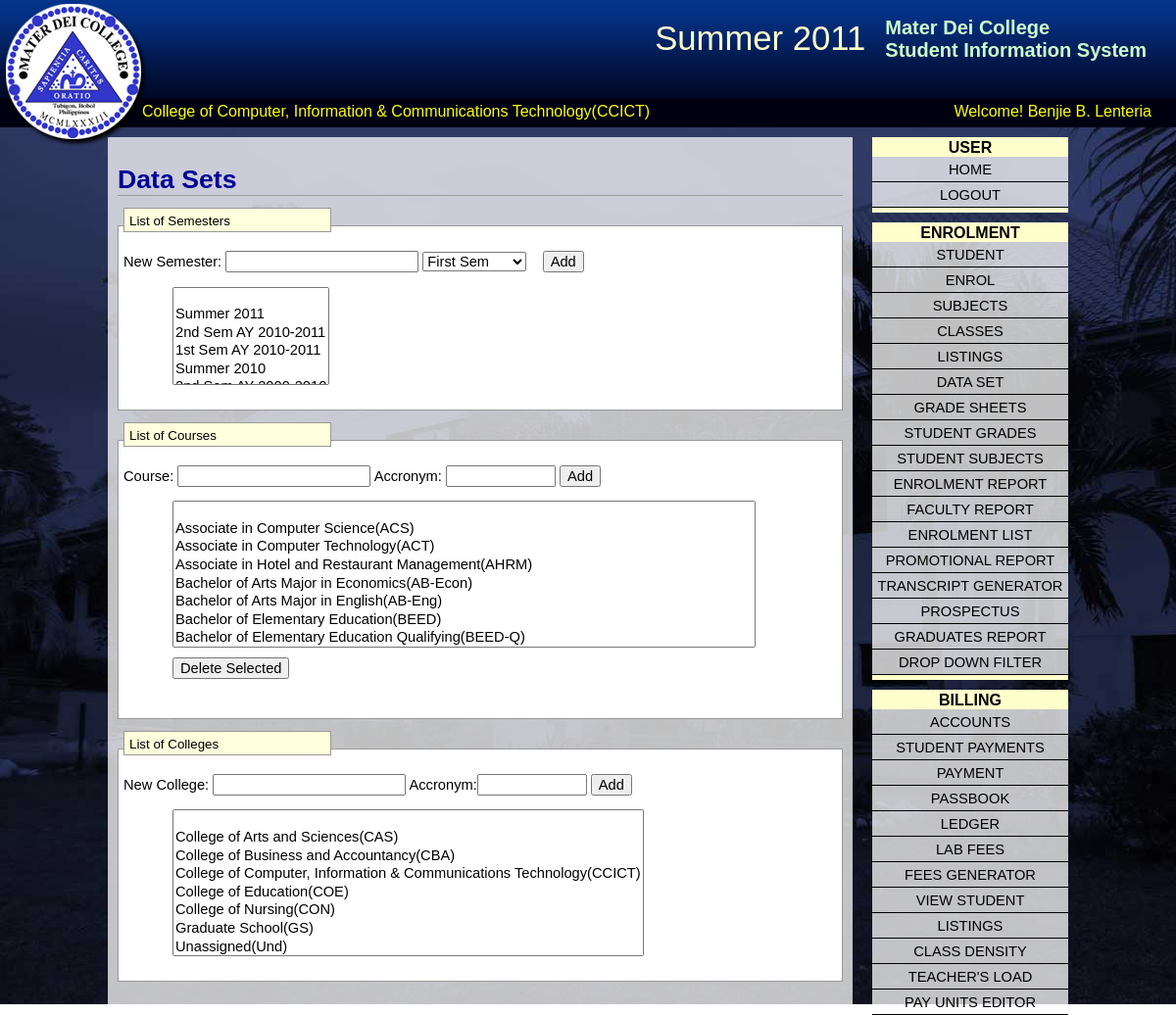
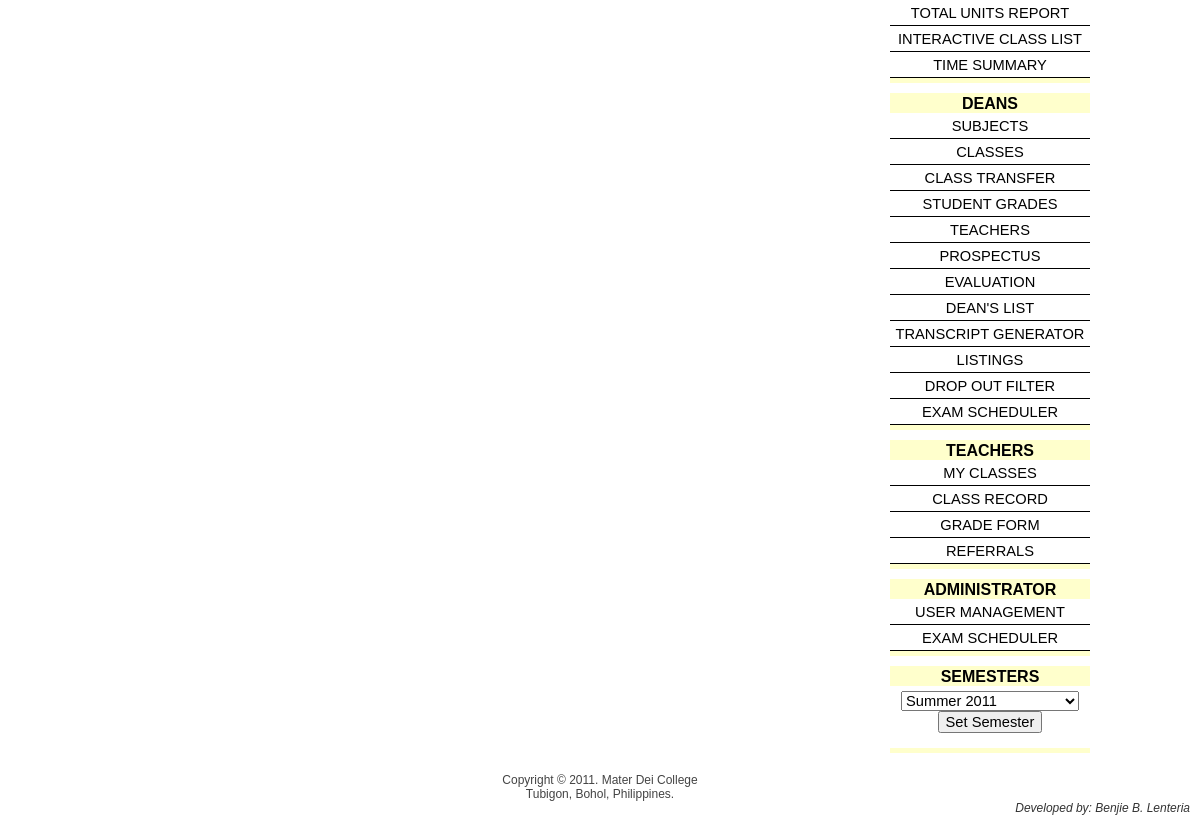
The app's page /index.php?page=datasets (signed in) with its own data (2 pictures, top to bottom).
### tables this page shows
CREATE TABLE IF NOT EXISTS `sems` (
  `sem_code` int(4) unsigned zerofill NOT NULL AUTO_INCREMENT,
  `sem` varchar(20) NOT NULL,
  `sem_num` int(1) unsigned NOT NULL,
  PRIMARY KEY (`sem_code`)
);

CREATE TABLE IF NOT EXISTS `colleges` (
  `clg_no` int(2) unsigned zerofill NOT NULL AUTO_INCREMENT,
  `college` varchar(60) NOT NULL,
  `acrnm` varchar(7) NOT NULL,
  `dean` varchar(45) DEFAULT NULL,
  PRIMARY KEY (`clg_no`)
);

CREATE TABLE IF NOT EXISTS `modassgn` (
  `user` varchar(15) NOT NULL,
  `modlno` int(2) unsigned NOT NULL,
  PRIMARY KEY (`user`,`modlno`),
  KEY `FK_modassgn_2` (`modlno`)
);

### library/lister.php (the view, shortened to what this page needs)
<?php
function CreateList($name, $value_field, $display_field, $sql_statement, $style, $style2="", $multiple=0){
	$list=mysql_query($sql_statement);
	echo "<select name='$name' id='$name'";
	if($multiple) echo " multiple='multiple'";
	if(isset($_REQUEST[$name]) && empty($_REQUEST[$name])) echo " style=\"border: 1px solid red;";
	else echo "style=\"";
	if($style2) echo $style2 . "\"";
	else echo "\"";
	echo ">\n<option value=0></option>";
	while($list_row = mysql_fetch_assoc($list)){
		echo "<option value={$list_row[$value_field]} style=\"$style\"";
		if(isset($_REQUEST[$name]) && $_REQUEST[$name]==$list_row[$value_field]) echo " selected";
		echo ">{$list_row[$display_field]}</option>\n";
	}
	echo "</select>\n";
}
?>

### index.php (shortened to what this page needs)
<?php
	function getSemester($sem_code){
		$sem=mysql_query("SELECT sem FROM sems WHERE sem_code=$sem_code");
		$semr=mysql_fetch_row($sem);
		echo $semr[0];
	}
?>
<html>
<head><title>Student Information System</title>
<link href="css/main.css" rel="stylesheet" type="text/css">
</head>
<body>
<div id="heading">
	<div id="logo"></div>
    <div id="title">
    	<h2>Mater Dei College <br/ >Student Information System</h2>
    </div>
	<div id="sem">
		<?php if(isset($_SESSION['sem_code'])) getSemester($_SESSION['sem_code']);?>
	</div>
</div>
<div id="strip">
    <div id="college">
	<?php
	if(isset($_SESSION['clg_no'])){
		$cg = mysql_query("SELECT college, acrnm FROM colleges WHERE clg_no={$_SESSION['clg_no']}");
		$cgr=mysql_fetch_assoc($cg);
		echo $cgr['college'] . "(" . $cgr['acrnm'] . ")";
	}
	?>
    </div>
	<div id="user">
	<?php
	if(isset($_SESSION['fullname'])){
		echo "Welcome! " . $_SESSION['fullname'];
	}
	?>
	</div>
</div>
<div id="wrapper">
   	<?php
		if(isset($_GET['page'])){
			echo "<div id='widget_area'>";
			include("widgets/user_widget.php");
			$md = mysql_query("SELECT * FROM modules NATURAL JOIN modassgn WHERE user='{$_SESSION['user']}'");
			while($mdr=mysql_fetch_assoc($md)){
				if(file_exists("widgets/" . $mdr['module'] . "_widget.php"))
					include("widgets/" . $mdr['module'] . "_widget.php");
			}
			include("widgets/semesters_widget.php");
			echo "</div>";
			echo "<div id='container'>";
			if(isset($_SESSION[$_GET['page']])){
				if(file_exists("pages/" . $_GET['page'] . ".php"))
				include("pages/" . $_GET['page'] . ".php");
				echo "</div>";
			}
		}else{
			include("pages/login.php");
		}
	?>
</div>
<div id="footer1">
	Copyright &copy; 2011. Mater Dei College<br/ >
    Tubigon, Bohol, Philippines.<br/>
    <span style="float: right; color: #333; font-size: 9pt; margin-right: 10px;font-style: oblique">Developed by: Benjie B. Lenteria</span>
</div>
</body>
</html>

### widgets/user_widget.php
<div class="widget">
      	<div class="widget_head">User</div>
      	<a href="index.php?page=home">Home</a>
      	<a href='pages/logout.php'>Logout</a>
      </div>

### widgets/enrolment_widget.php
<div class="widget">
	<div class="widget_head">
	enrolment
	</div>
    <a href="index.php?page=student">Student</a>
    <a href="index.php?page=enrol">Enrol</a>
    <a href="index.php?page=subjects&pagenum=1">Subjects</a>
	<a href="index.php?page=classes">Classes</a>
    <a href="index.php?page=listings">Listings</a>
    <a href="index.php?page=datasets">Data Set</a>
    <a href="index.php?page=gradesheets">Grade Sheets</a>
    <a href="index.php?page=student_grades">Student Grades</a>
    <a href="index.php?page=student_subjects_selector">Student Subjects</a>
    <a href="index.php?page=enrolment_report">Enrolment Report</a>
    <a href="index.php?page=faculty_report">Faculty Report</a>
    <a href="index.php?page=enrolist">Enrolment List</a>
    <a href="index.php?page=promo_rep">Promotional Report</a>
    <a href="index.php?page=transcript">Transcript Generator</a>
    <a href="index.php?page=prospectus">Prospectus</a>
    <a href="index.php?page=graduates_report">Graduates Report</a>
    <a href="index.php?page=drop_out_filter">Drop Down Filter</a>
</div>

### widgets/billing_widget.php
<div class="widget">
    <div class="widget_head">Billing</div>
    <a href="index.php?page=accounts">Accounts</a>
    <a href="index.php?page=stud_payments">Student Payments</a>
    <a href="index.php?page=payments">Payment</a>
    <a href="index.php?page=passbook">Passbook</a>
    <a href="index.php?page=ledger">Ledger</a>
    <a href="index.php?page=lab_fees">Lab Fees</a>
    <a href="index.php?page=fees_gen">Fees Generator</a>
    <a href="index.php?page=view_student">View Student</a>
    <a href="index.php?page=listings">Listings</a>
    <a href="index.php?page=class_density">Class Density</a>
    <a href="index.php?page=teachers_load_finance">Teacher's Load</a>
    <a href="index.php?page=payunits">Pay Units Editor</a>
    <a href="index.php?page=units_report">Total Units Report</a>
    <a href="index.php?page=icl">Interactive Class List</a>
    <a href="index.php?page=times">Time Summary</a>
</div>

### widgets/deans_widget.php
<div class="widget">
	<div class="widget_head">Deans</div>
	<a href="index.php?page=subjects&pagenum=1">Subjects</a>
	<a href="index.php?page=classes">Classes</a>
	<a href="index.php?page=class_transfer">Class Transfer</a>
	<a href="index.php?page=student_grades">Student Grades</a>
	<a href="index.php?page=teachers">Teachers</a>
	<a href="index.php?page=prospectus">Prospectus</a>
	<a href="index.php?page=evaluation">Evaluation</a>
	<a href="index.php?page=deans_list">Dean's List</a>
	<a href="index.php?page=transcript">Transcript Generator</a>
	<a href="index.php?page=listings">Listings</a>
	<a href="index.php?page=drop_out_filter">Drop Out Filter</a>
	<a href="index.php?page=exam_sched">Exam Scheduler</a>
</div>

### widgets/teachers_widget.php
<div class="widget">
	<div class="widget_head">
	teachers
	</div>
    <a href="index.php?page=teacher_classes">My Classes</a>
    <a href="index.php?page=teacher_class_record">Class Record</a>
    <a href="index.php?page=grade_form">Grade Form</a>
    <a href="index.php?page=referrals">Referrals</a>
</div>

### widgets/administrator_widget.php
<div class="widget">
    <div class="widget_head">Administrator</div>
    <a href="index.php?page=users">User Management</a>
    <a href="index.php?page=exam_sched">Exam Scheduler</a>
</div>

### widgets/semesters_widget.php (shortened to what this page needs)
<?php
$sems = mysql_query("SELECT * FROM sems ORDER BY sem_code DESC");
echo "<div class='widget'>\n";
echo "<div class='widget_head'>Semesters</div>\n";
echo "<form method='post' action=''>\n";
echo "<center>";
echo "<select name='sem_code' style='margin-top: 5px;'>\n";
while($semrow=mysql_fetch_assoc($sems)){
	echo "<option value='{$semrow['sem_code']}'>{$semrow['sem']}</option>\n";
}
echo "</select>\n";
echo "<input type='submit' name='submit_set_semester' value='Set Semester'>\n</form>";
echo "</div>";
?>

### pages/datasets.php (shortened to what this page needs)
<?php include("library/lister.php"); ?>
<h1>Data Sets</h1>
<div style="margin-top: 30px; background: #fff; min-height: 50px;">
	<div class="div_title">List of Semesters</div>
	<span style="margin-top: 20px; display: block; padding-bottom: 20px;">
		<form method="post"  action="" style="display: block">
			New Semester: <input type="text" name="new_sem">
			<select name="sem_num">
				<option value="1">First Sem</option>
			</select>
			&nbsp;&nbsp; <input type="submit" name="submit_new_sem" value="Add">
		</form>
		<?php CreateList("sem_code","sem_code","sem","SELECT sem_code, sem FROM sems ORDER BY sem_code DESC","","height: 100px; margin-left:50px;",1); ?>
	</span>
</div>
<div style="margin-top: 30px; background: #fff; min-height: 50px;">
	<div class="div_title">List of Courses</div>
	<span style="margin-top: 20px; display: block; padding-bottom: 20px;">
		<form method="post" action="">
			Course: <input type="text" name="new_course" id="new_course">
			    Accronym: <input type="text" name="new_course_accronym" maxlength="10" size="10">
			<input type="submit" name="submit_new_course" value="Add">
		</form>
		<form method="post" action="">
		<?php CreateList("cr_num","cr_num","course1",
			"SELECT cr_num, CONCAT(course,'(',cr_acrnm,')') AS 'course1' FROM courses ORDER BY course",
			"","height: 150px; margin-left: 50px;",1);?>
		<br />
		<input type="submit" value="Delete Selected" name="submit_delete_course"
		    style="margin-left:50px; margin-top: 10px;" />
		</form>
	</span>
</div>
<div style="margin-top: 30px; background: #fff; min-height: 50px;">
	<div class="div_title">List of Colleges</div>
	<span style="margin-top: 20px; display: block; padding-bottom: 20px;">
		<form method="post" action="">
			New College: <input type="text" name="new_college">
			Accronym:<input type="text" name="new_college_accronym" maxlength=10 size=10>
			<input type="submit" name="submit_new_college" value="Add">
		</form>
		<?php CreateList("clg_no","clg_no","coll",
			"SELECT clg_no, CONCAT(college,'(',acrnm,')') AS 'coll' FROM colleges ORDER BY college",
			"","height: 150px; margin-left: 50px;",1);?>
	</span>
</div>

### css/main.css (style rules this page uses)
* { font-family: Arial, Helvetica, sans-serif; color: #000; font-size: 11pt; }
a { color: #006; }
body { background: url(../images/background.jpg) no-repeat top left fixed; margin: 0; }
#college { float: left; margin-left: 140px; }
#college, #user { color: yellow; font-size: 12pt; padding: 5px; }
#container { width: 740px; background: url(../images/white_transparent.png); padding: 10px; display:block; margin-top: 10px; float: left; }
#container div { border: 1px solid #999; padding: 5px; margin-bottom: 15px; }
#container h1 { font-size: 20pt; color: #009; border-bottom: 1px solid #999; }
.div_title { background: #ffd; display: block; float: left; margin-top: -24px; font-size:10pt; clear: both; margin-bottom: 5px; width:200px; height: 13px; -moz-border-radius: 5 5 0 0; -webkit-border-radius: 5 5 0 0; }
#footer1 { width: 100%; float: left; clear: both; background: #fff; height: 50px; font-size: 9pt; color: #444; text-align: center; padding-top: 10px; margin-top: 10px; }
#heading { width: 100%; height: 100px; background: url(../images/heading_background.png); }
#logo { height: 150px; width: 150px; position: absolute; top:0px; left:0px; background-image: url(../images/logo.png); }
#sem { float: right; font-size: 26pt; color: #ffc; margin-top: 20px; margin-right: 20px; }
#strip { width:100%; height: 30px; background: #001; margin: 0px; }
#title { float: right; height: 100px; }
#title h2 { font-size: 15pt; color: #CFC; float:right; margin-right: 30px; }
#user { float: right; margin-right: 20px; }
.widget { border-top: 10px solid #FFC; border-bottom: 5px solid #ffc; width: 200px; margin-top: 10px; background-image: url(../images/white_transparent.png); }
.widget a { display: block; clear: both; height: 20px; text-decoration: none; text-align:center; border-bottom: 1px solid black; padding-top: 5px; text-transform: uppercase; color: #000; }
.widget_head { background: #FFC; font-weight: bold; font-size: 12pt; padding-bottom: 0px; margin-top: -8px; text-align: center; text-transform: uppercase; }
#widget_area { width: 200px; float: right; }
#wrapper { width: 980px; margin-left: auto; margin-right: auto; margin-top: 0px; min-height: 500px; }

### records on screen
sems: sem "Summer 2011", $list_row[$value_field] 0006 (drawn)
colleges: college "College of Computer, Information & Communications Technology", acrnm "CCICT", $list_row[$value_field] 01 (drawn)

### other values on screen
$_SESSION['fullname'] "Benjie B. Lenteria"
form field sem_code "Summer 2011"
